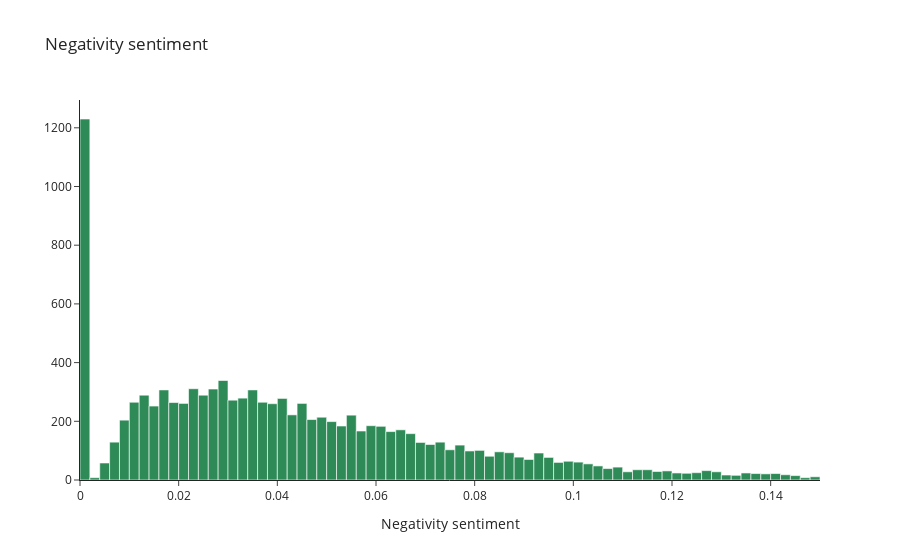

Notebook code cell kept with this figure:
### Code cell
fig = go.Figure(go.Histogram(x=[pols["neg"] for pols in polar_0 if pols["neg"] < 0.15], marker=dict(
        color='seagreen'
    )))
fig.update_layout(xaxis_title="Negativity sentiment", title_text="Negativity sentiment", template="simple_white")
fig.show()

### Figure 1 — Plotly figure (JSON) as saved in the notebook; plotly's stock layout.template omitted (floating-point values rounded to 4 significant figures; data arrays with more than 128 entries replaced by an {"elided": "..."} marker saying what was removed)
{"data": [{"marker": {"color": "seagreen"}, "type": "histogram", "x": {"elided": "10935 float values"}}], "layout": {"title": {"text": "Negativity sentiment"}, "xaxis": {"title": {"text": "Negativity sentiment"}}}}
